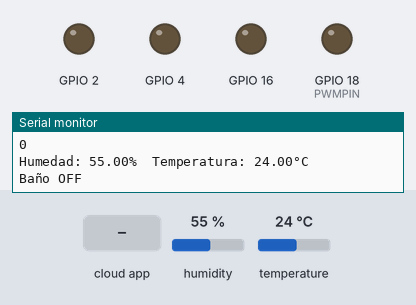
The sketch below on a simulated ESP32. On the bench: output pins drawn as LEDs (lit = HIGH), the last lines printed to the serial monitor. Inputs (shaded band) come from the test bench; at power-on: humidity 55 %, temperature 24 °C. WiFi joins after 1.5 s; servers stay silent unless stated; the Firebase database answers and starts empty.

Above: at 3.7 s.
3.8 s: the phone or cloud app sets banio to 1
At 4.8 s:
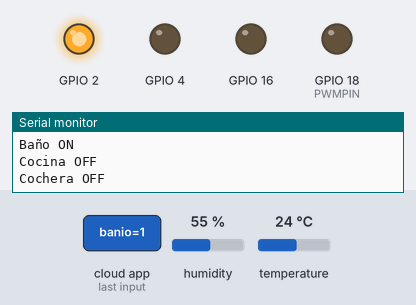
5.9 s: the phone or cloud app sets cocina to 1
At 7.6 s:
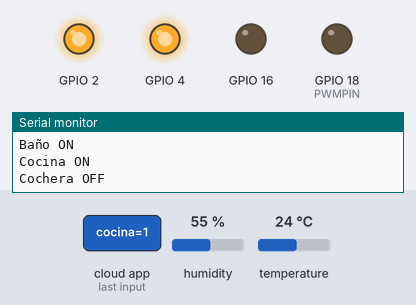
7.9 s: the phone or cloud app sets cochera to 1
At 8.7 s:
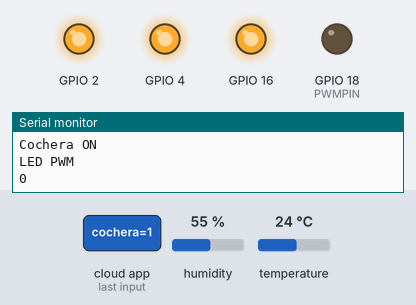
9.9 s: the phone or cloud app sets int1 to 1
At 11.1 s:
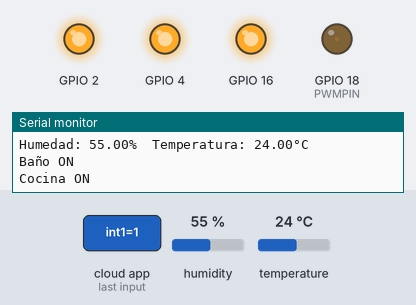
11.8 s: the phone or cloud app sets banio to 0
At 13.7 s:
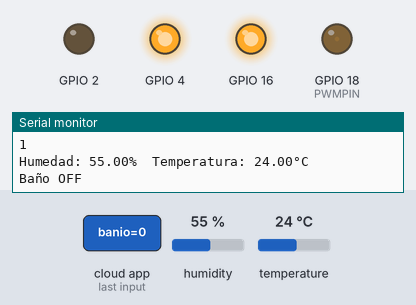
14.1 s: the phone or cloud app sets cocina to 0
At 15.5 s:
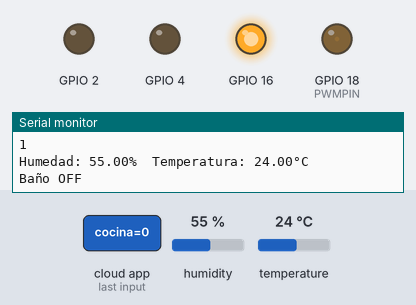
Timing chart, 0 to 17.1 s (numbered marks = the images above; inputs shaded):
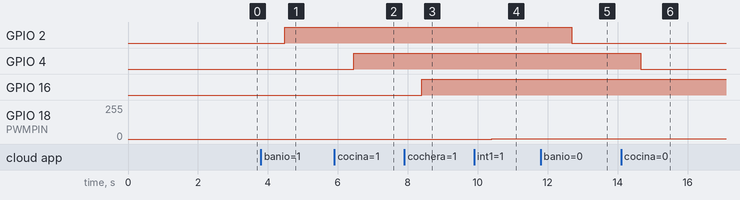

Measured:
- after the input at 3.8 s, GPIO 2: LOW → HIGH after 0.68 s
- after the input at 5.9 s, GPIO 4: LOW → HIGH after 0.55 s
- after the input at 7.9 s, GPIO 16: LOW → HIGH after 0.51 s
- after the input at 9.9 s, GPIO 18 (PWMPIN): 0/255 → 1/255 after 0.50 s
- after the input at 11.8 s, GPIO 2: HIGH → LOW after 0.89 s
- after the input at 14.1 s, GPIO 4: HIGH → LOW after 0.56 s

The sketch:

LED_Firebase_v2.0.ino
```cpp
#include <ArduinoJson.h>
#include <IOXhop_FirebaseESP32.h>
#include <WiFi.h>                                                // esp32 library
#include <Adafruit_Sensor.h>
#include <DHT.h>

#define FIREBASE_HOST "prueba-arduino-b9160.firebaseio.com"                     // the project name address from firebase id
#define FIREBASE_AUTH "TQeum8lWY1Eh4dei8hCJLaXq7xcO1y6Xn6FAfymY"                   // the secret key generated from firebase
#define WIFI_SSID "The Chuli's House"                                          // input your home or public wifi name
#define WIFI_PASSWORD "chuli351624"                                    //password of wifi ssid
#define DHTPIN 19
#define DHTTYPE    DHT11

const int PWMPIN = 18;
bool banio = "";                                                     // led status received from firebase
bool cocina = "";
bool cochera = "";
int pwmfromfirebase = 0;
int pwmalmacenado = 0;
DHT dht(DHTPIN, DHTTYPE);

const int freq = 5000;
const int ledChannel = 0;
const int resolution = 8;
int led = 2;
short contador;
float t = 0;
float h = 0;

void setup() {

  Serial.begin(9600);
  delay(1000);
  pinMode(2, OUTPUT);
  pinMode(4, OUTPUT);
  pinMode(16, OUTPUT);
  ledcSetup(ledChannel, freq, resolution);
  ledcAttachPin(PWMPIN, ledChannel);
  dht.begin();

  WiFi.begin(WIFI_SSID, WIFI_PASSWORD);                                      //try to connect with wifi

  Serial.print("Connecting to ");
  Serial.print(WIFI_SSID);

  while (WiFi.status() != WL_CONNECTED) {

    Serial.print(".");
    delay(500);

  }

  Serial.println();
  Serial.print("Connected to ");
  Serial.println(WIFI_SSID);
  Serial.print("IP Address is : ");
  Serial.println(WiFi.localIP());                                                      //print local IP address
  Firebase.begin(FIREBASE_HOST, FIREBASE_AUTH);                                       // connect to firebase

}

void loop() {

// LEDs Semaforo

  banio = Firebase.getBool("led/banio");                     // get led status input from firebase

  if (banio) {                         // compare the input of led status received from firebase
    Serial.println("Baño ON");
    digitalWrite(2, HIGH);                                                         // make output led ON
  }

  else if (!banio) {              // compare the input of led status received from firebase
    Serial.println("Baño OFF");
    digitalWrite(2, LOW);                                                         // make output led OFF
  }

  else {
    Serial.println("Comando erróneo");
  }

  cocina = Firebase.getBool("led/cocina");

    if (cocina) {                         // compare the input of led status received from firebase
    Serial.println("Cocina ON");
    digitalWrite(4, HIGH);                                                         // make output led ON

  }

  else if (!cocina) {              // compare the input of led status received from firebase
    Serial.println("Cocina OFF");
    digitalWrite(4, LOW);                                                         // make output led OFF
  }

  else {
    Serial.println("Comando erróneo");
  }

  cochera = Firebase.getBool("led/cochera");

    if (cochera) {                         // compare the input of led status received from firebase
    Serial.println("Cochera ON");
    digitalWrite(16, HIGH);                                                         // make output led ON
  }

  else if (!cochera) {              // compare the input of led status received from firebase
    Serial.println("Cochera OFF");
    digitalWrite(16, LOW);                                                         // make output led OFF
  }

  else {
    Serial.println("Comando erróneo");
  }

// LED PWM

  pwmfromfirebase = Firebase.getInt("intensidad/int1");
  Serial.println("LED PWM");
  Serial.println(pwmfromfirebase);
  if (pwmfromfirebase>pwmalmacenado){
      for(int dutyCycle = pwmalmacenado; dutyCycle <= pwmfromfirebase; dutyCycle++){
        ledcWrite(ledChannel, dutyCycle);
        delay(15);
      }
  }

  else if (pwmfromfirebase<pwmalmacenado) {
      for(int dutyCycle = pwmalmacenado; dutyCycle >= pwmfromfirebase; dutyCycle--){
        ledcWrite(ledChannel, dutyCycle);
        delay(15);
      }
  }

  pwmalmacenado = pwmfromfirebase;


  // Sensor dth11
  contador ++;


if (contador = 1200);{

  t = dht.readTemperature();
  h = dht.readHumidity();

  Firebase.set("meteorologia/temperatura", t);
  Firebase.set("meteorologia/humedad", h);

    if (isnan(h) || isnan(t)) {
    Serial.println(F("Failed to read from DHT sensor!"));
    return;
  }
  Serial.print(F("Humedad: "));
  Serial.print(h);
  Serial.print(F("%  Temperatura: "));
  Serial.print(t);
  Serial.print(F("°C "));
  Serial.print("\n");

  contador = 0;
  }

}
```
